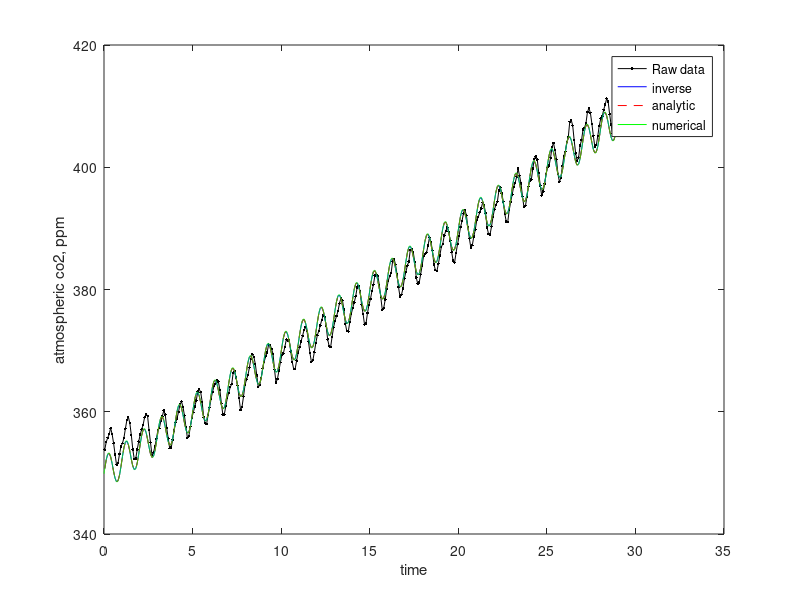

Here is the MATLAB script that generated this plot:
%% week9
close all
clear all

% load MLO data
load co2_mlo.mat;

I=find(time>=1990);
% assign variables as X and Y
Y=co2(I);
X=time(I)-1990;

% quick look
figure(1);
plot(X,Y,'k.-');
xlabel('time');
ylabel('atmospheric co2, ppm'); 

% empirical model
E=[sin(2*pi*X) X ones(size(X))];
a=inv(E'*E)*E'*Y; % pseudo-inverse
Yest=E*a;
R2=var(Yest)/var(Y);
hold on;
plot(X,Yest,'b-');

% analytic solution
B=2*pi*a(1); % land photosynthesis
FmO=a(2);    % fossil fuel emission - ocean uptake
C=a(3);      % CO2 level in 1990
Ya=B/(2*pi)*sin(2*pi*X) + FmO*X + C;
plot(X,Ya,'r--');
legend({'Raw data' 'inverse' 'analytic'})

% numerical solution
dx=1/360;
x=[1990:dx:2020]-1990;
N=length(x);  % number of time step
Yn(1)=C;      % initial value
for i=1:N-1   % start time stepping
    Yn(i+1)=Yn(i)+dx*( B*cos(2*pi*x(i))+FmO );
end
plot(x,Yn,'g-');
legend({'Raw data' 'inverse' 'analytic' 'numerical'})
